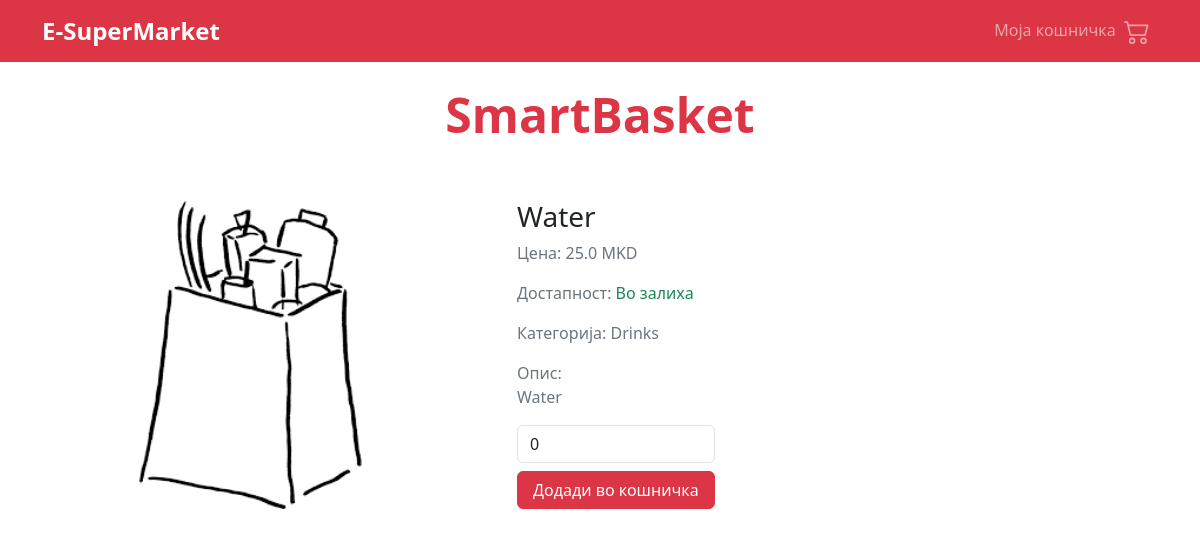
Screenshot of /product-detail/1 with the database file from the repository.
### SmartBasket/models.py (models this page shows, shortened)
class Product(models.Model):
    name = models.CharField(max_length=100)
    price = models.FloatField()
    category = models.ForeignKey(Category, on_delete=models.CASCADE)
    image = models.ImageField(upload_to='images/')
    description = models.TextField()
    quantity = models.IntegerField()

class Category(models.Model):
    name = models.CharField(max_length=100)
    market = models.ForeignKey(Market, on_delete=models.CASCADE)

### SmartBasket/views.py (the view)
# urls.py: path('product-detail/<str:product_id>', product_details, name='product'),
def product_details(request, product_id):
    product = Product.objects.get(id=product_id)
    return render(request, 'product_details.html', {'product': product, 'error': 'None'})

### templates/product_details.html (shortened to what this page needs)
{% extends "customer_base.html" %}
{% block content %}
    <div class="container mt-4">
        <div class="row">
            <div class="col-md-12 text-center">
                <h1 class="display-5 text-danger fw-bold">SmartBasket</h1>
            </div>
        </div>
        <div class="row mt-5">
            <div class="col-md-1"></div>
            <div class="col-md-3">
                <img src="{{ MEDIA_URL }}{{ product.image.url }}" alt="{{ product.name }}" class="h-100">
            </div>
            <div class="col-md-1"></div>
            <div class="col-md-7">
                <h3>{{ product.name }}</h3>
                <p class="text-secondary">Цена: {{ product.price }} MKD</p>
                <p class="text-secondary">Достапност:
                    {% if product.quantity > 0 %}
                        <span class="text-success">Во залиха</span>
                    {% else %}
                        <span class="text-danger">Нема во залиха</span>
                    {% endif %}
                </p>
                <p class="text-secondary">Категорија: {{ product.category.name }}</p>
                <p class="text-secondary">Опис: <br />
                    {{ product.description }}
                </p>
                <form action="{% url 'add-to-cart' product.id %}" method="post">
                    <div class="row">
                        <div class="col-md-4">
                            <input type="number" name="quantity" id="quantity" class="form-control" value="0" min="1" max="{{ product.quantity }}">
                        </div>
                    </div>
                    <div class="row">
                        <div class="col-md-4">
                            <button type="submit" class="w-100 btn btn-danger mt-2">Додади во кошничка</button>
                        </div>
                    </div>
                </form>
            </div>
        </div>
    </div>
{% endblock %}

### rows the page displays
Product: image (picture), name "Water", price "25.0", category.name "Drinks", description "Water"
